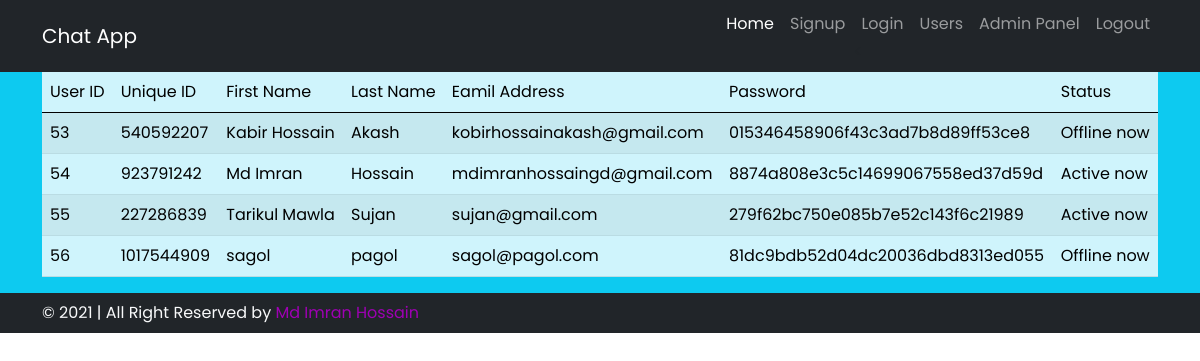
The app's page /chat/admin/admin_panel.php (signed in) with its own data.
### tables this page shows
CREATE TABLE `users` (
  `user_id` int(11) NOT NULL,
  `unique_id` int(200) DEFAULT NULL,
  `fname` varchar(255) DEFAULT NULL,
  `lname` varchar(255) DEFAULT NULL,
  `email` varchar(255) DEFAULT NULL,
  `password` varchar(255) DEFAULT NULL,
  `img` varchar(400) DEFAULT NULL,
  `status` varchar(255) DEFAULT NULL
);

### chat/admin/admin_panel.php (the view, shortened to what this page needs)
<?php
  require_once "config/config.php";
  require_once "admin_header.php";
  $select_all = mysqli_query($conn, "SELECT * FROM users");
?>
      <div class="site-content">
        <div class="all_users bg-info">
          <div class="container">
            <div class="table-responsive">
              <table class="table table-info table-striped table-hover">
                <thead>
                  <tr>
                    <th scope="col">User ID</th>
                    <th scope="col">Unique ID</th>
                    <th scope="col">First Name</th>
                    <th scope="col">Last Name</th>
                    <th scope="col">Eamil Address</th>
                    <th scope="col">Password</th>
                    <th scope="col">Status</th>
                  </tr>
                </thead>
                <tbody>
                  <?php
                  if (mysqli_num_rows($select_all) > 0) {
                    while($row = mysqli_fetch_assoc($select_all)) : ?>
                      <tr>
                        <th scope="row"><?php echo $row['user_id']; ?></th>
                        <td><?php echo $row['unique_id']; ?></td>
                        <td><?php echo $row['fname']; ?></td>
                        <td><?php echo $row['lname']; ?></td>
                        <td><?php echo $row['email']; ?></td>
                        <td><?php echo $row['password']; ?></td>
                        <td><?php echo $row['status']; ?></td>
                    </tr>
                    <?php endwhile;
                  }
                  ?>
                </tbody>
              </table>
            </div>
          </div>
        </div>
      </div>
<?php require_once "admin_footer.php"; ?>

### chat/admin/admin_header.php (shortened to what this page needs)
<!DOCTYPE html>
<html class="no-js" lang="en-US">
  <head>
    <link rel="stylesheet" type="text/css" href="../css/reset.min.css" media="all">
    <link rel="stylesheet" href="https://cdnjs.cloudflare.com/ajax/libs/font-awesome/5.15.2/css/all.min.css"/>
    <link rel="stylesheet" type="text/css" href="../font/flaticon.css" media="all">
    <link rel="stylesheet" type="text/css" href="../lib/bootstrap-v5.0.0/css/bootstrap.min.css" media="all">
    <link rel="stylesheet" type="text/css" href="../lib/OwlCarousel2-v2.3.4/dist/assets/owl.carousel.min.css" media="all">
    <link rel="stylesheet" type="text/css" href="../lib/OwlCarousel2-v2.3.4/dist/assets/owl.theme.default.min.css" media="all">
    <link rel="stylesheet" href="../lib/jquery-ui-v1.12.1/jquery-ui.min.css">
    <link rel="stylesheet" href="../lib/jquery-ui-v1.12.1/jquery-ui.theme.min.css">
    <link rel="stylesheet" href="../css/normalize.min.css">
    <link rel="stylesheet" href="../css/main.min.css">
    <link rel="stylesheet" href="../css/design.min.css">
    <link rel="stylesheet" href="../style.css">
  </head>
  <body>
    <div id="page" class="clearfix">
      <header class="site-header">
        <nav class="navbar navbar-expand-md navbar-dark bg-dark">
          <div class="container">
            <a class="navbar-brand logo" href="../index.php">Chat App</a>
            <div class="collapse navbar-collapse" id="navbarSupportedContent">
              <ul class="navbar-nav ms-auto mb-2 mb-lg-0">
                <li class="nav-item">
                  <a class="nav-link active" aria-current="page" href="../index.php">Home</a>
                </li>
                <li class="nav-item">
                  <a class="nav-link" aria-current="page" href="index.php">Signup</a>
                </li>
                <li class="nav-item">
                  <a class="nav-link" aria-current="page" href="login.php">Login</a><
                </li>
                <li class="nav-item">
                  <a class="nav-link" aria-current="page" href="../users.php">Users</a>
                </li>
                <li class="nav-item">
                  <a class="nav-link" aria-current="page" href="admin_panel.php">Admin Panel</a>
                </li>
                <li class="nav-item">
                  <a class="nav-link" aria-current="page" href="logout.php">Logout</a>
                </li>
              </ul>
            </div>
          </div>
        </nav>
      </header>

### chat/admin/admin_footer.php (shortened to what this page needs)
      <footer class="site-footer">
        <div class="copyrite-area bg-dark">
          <div class="container">
          <p class="copyright text-light">&copy; 2021 | All Right Reserved by <a href="#">Md Imran Hossain</a></p>
          </div>
        </div>
      </footer>
    </div>
  </body>
</html>

### records on screen
users: user_id "53", unique "540592207", fname "Kabir Hossain", lname "Akash", email "kobirhossainakash@gmail.com", password "015346458906f43c3ad7b8d89ff53ce8", status "Offline now"
users: user_id "54", unique "923791242", fname "Md Imran", lname "Hossain", email "mdimranhossaingd@gmail.com", password "8874a808e3c5c14699067558ed37d59d", status "Active now"
users: user_id "55", unique "227286839", fname "Tarikul Mawla", lname "Sujan", email "sujan@gmail.com", password "279f62bc750e085b7e52c143f6c21989", status "Active now"
users: user_id "56", unique "1017544909", fname "sagol", lname "pagol", email "sagol@pagol.com", password "81dc9bdb52d04dc20036dbd8313ed055", status "Offline now"
